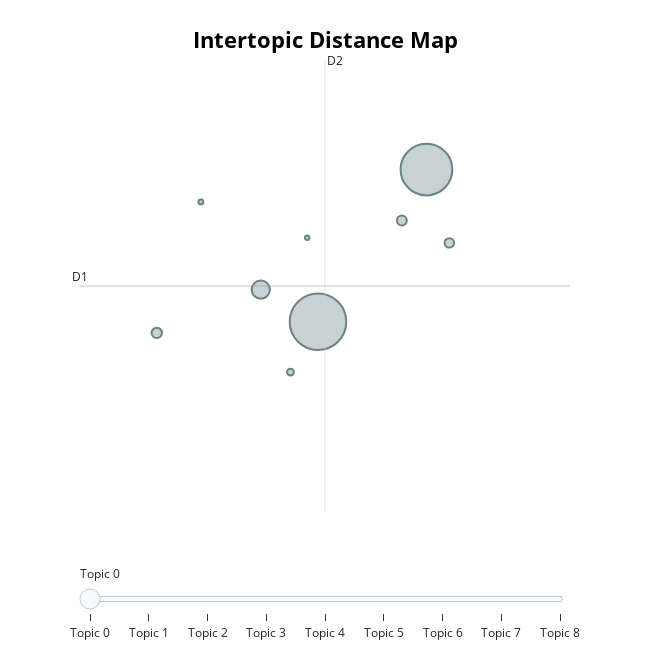

The notebook cell this image was saved under:
### Code cell
bert_topic_model.visualize_topics()

### Figure 1 — Plotly figure (JSON) as saved in the notebook; plotly's stock layout.template omitted (floating-point values rounded to 4 significant figures)
{"data": [{"customdata": [[0, "high | share | stock | new | company", 1901], [1, "apple | said | iphone | company | aapl", 1591], [2, "tesla | vehicle | ev | car | apple", 199], [3, "debt | ratio | company | apple | aapl", 64], [4, "cannabis | company | marijuana | industry | cbd", 57], [5, "film | movie | award | best | nomination", 53], [6, "fear | greed | index | cnn | maximum", 28], [7, "quarterly | per | revenue | report | earnings", 14], [8, "russia | ukraine | russian | putin | country", 12]], "hovertemplate": "<b>Topic %{customdata[0]}</b><br>%{customdata[1]}<br>Size: %{customdata[2]}", "legendgroup": "", "marker": {"color": "#B0BEC5", "line": {"color": "DarkSlateGrey", "width": 2}, "size": [1901, 1591, 199, 64, 57, 53, 28, 14, 12], "sizemode": "area", "sizeref": 1.188, "symbol": "circle"}, "mode": "markers", "name": "", "orientation": "v", "showlegend": false, "type": "scatter", "x": [8.43, 9.789, 7.714, 6.412, 9.481, 10.08, 8.086, 6.964, 8.296], "xaxis": "x", "y": [-7.403, -6.126, -7.134, -7.497, -6.554, -6.742, -7.826, -6.398, -6.698], "yaxis": "y"}], "layout": {"annotations": [{"showarrow": false, "text": "D1", "x": 5.45, "y": -7.104, "yshift": 10}, {"showarrow": false, "text": "D2", "x": 8.518, "xshift": 10, "y": -5.207}], "height": 650, "hoverlabel": {"bgcolor": "white", "font": {"family": "Rockwell", "size": 16}}, "legend": {"itemsizing": "constant", "tracegroupgap": 0}, "margin": {"t": 60}, "shapes": [{"line": {"color": "#CFD8DC", "width": 2}, "type": "line", "x0": 8.518, "x1": 8.518, "y0": -9.0, "y1": -5.207}, {"line": {"color": "#9E9E9E", "width": 2}, "type": "line", "x0": 5.45, "x1": 11.59, "y0": -7.104, "y1": -7.104}], "sliders": [{"active": 0, "pad": {"t": 50}, "steps": [{"args": [{"marker.color": [["red", "#B0BEC5", "#B0BEC5", "#B0BEC5", "#B0BEC5", "#B0BEC5", "#B0BEC5", "#B0BEC5", "#B0BEC5"]]}], "label": "Topic 0", "method": "update"}, {"args": [{"marker.color": [["#B0BEC5", "red", "#B0BEC5", "#B0BEC5", "#B0BEC5", "#B0BEC5", "#B0BEC5", "#B0BEC5", "#B0BEC5"]]}], "label": "Topic 1", "method": "update"}, {"args": [{"marker.color": [["#B0BEC5", "#B0BEC5", "red", "#B0BEC5", "#B0BEC5", "#B0BEC5", "#B0BEC5", "#B0BEC5", "#B0BEC5"]]}], "label": "Topic 2", "method": "update"}, {"args": [{"marker.color": [["#B0BEC5", "#B0BEC5", "#B0BEC5", "red", "#B0BEC5", "#B0BEC5", "#B0BEC5", "#B0BEC5", "#B0BEC5"]]}], "label": "Topic 3", "method": "update"}, {"args": [{"marker.color": [["#B0BEC5", "#B0BEC5", "#B0BEC5", "#B0BEC5", "red", "#B0BEC5", "#B0BEC5", "#B0BEC5", "#B0BEC5"]]}], "label": "Topic 4", "method": "update"}, {"args": [{"marker.color": [["#B0BEC5", "#B0BEC5", "#B0BEC5", "#B0BEC5", "#B0BEC5", "red", "#B0BEC5", "#B0BEC5", "#B0BEC5"]]}], "label": "Topic 5", "method": "update"}, {"args": [{"marker.color": [["#B0BEC5", "#B0BEC5", "#B0BEC5", "#B0BEC5", "#B0BEC5", "#B0BEC5", "red", "#B0BEC5", "#B0BEC5"]]}], "label": "Topic 6", "method": "update"}, {"args": [{"marker.color": [["#B0BEC5", "#B0BEC5", "#B0BEC5", "#B0BEC5", "#B0BEC5", "#B0BEC5", "#B0BEC5", "red", "#B0BEC5"]]}], "label": "Topic 7", "method": "update"}, {"args": [{"marker.color": [["#B0BEC5", "#B0BEC5", "#B0BEC5", "#B0BEC5", "#B0BEC5", "#B0BEC5", "#B0BEC5", "#B0BEC5", "red"]]}], "label": "Topic 8", "method": "update"}]}], "title": {"font": {"color": "Black", "size": 22}, "text": "<b>Intertopic Distance Map</b>", "x": 0.5, "xanchor": "center", "y": 0.95, "yanchor": "top"}, "width": 650, "xaxis": {"anchor": "y", "domain": [0, 1], "range": [5.45, 11.59], "title": {"text": ""}, "visible": false}, "yaxis": {"anchor": "x", "domain": [0, 1], "range": [-9.0, -5.207], "title": {"text": ""}, "visible": false}}}
